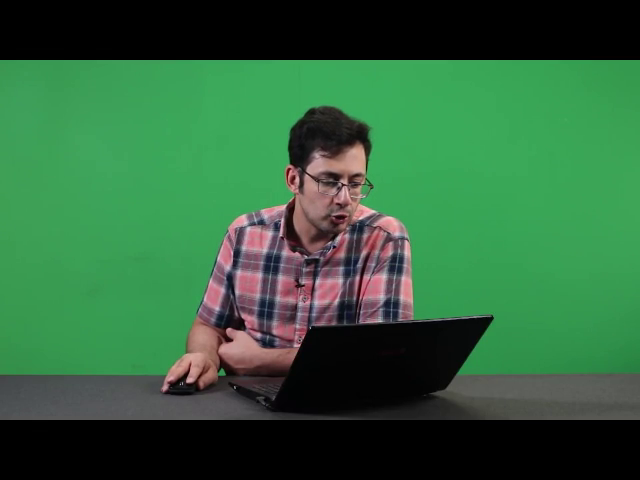
#> input picture frame 26 of videos/akhavan-green-bg.mp4, 640 x 480 px, given in place of the camera
$ jupyter execute 15-Saving-a-video.ipynb   (text cells are left out)
#> lines starting #> are read from the running program, lines starting #| are printed output that depends on the picture; pictures that were not available may be replaced by others from this repository, and a replacement may not be noted
[cell 1]
import numpy as np
import cv2
cap = cv2.VideoCapture(0)

# Define the codec and create VideoWriter object
fourcc = cv2.VideoWriter_fourcc(*'XVID')
out = cv2.VideoWriter('output.avi', fourcc, 20.0, (640,  480))
while cap.isOpened():
    ret, frame = cap.read()
#> frame is the input picture: shape (480, 640, 3); mean B, G, R 60.4, 98.2, 48.8
    if not ret:
        print("Can't receive frame (stream end?). Exiting ...")
        break
    frame = cv2.flip(frame, 1)
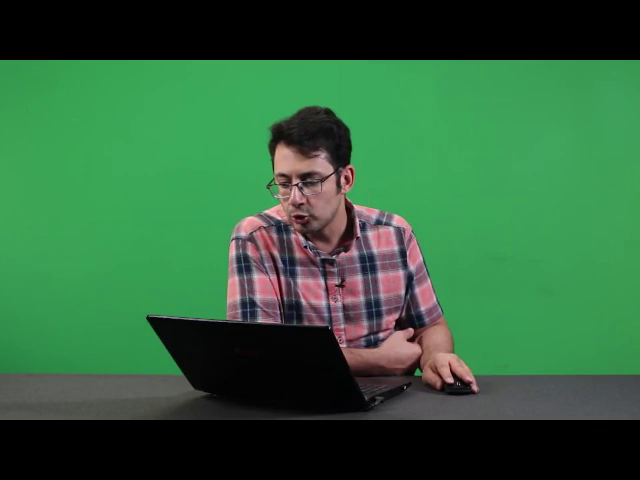
#> frame: shape (480, 640, 3); mean B, G, R 60.4, 98.2, 48.8
    # write the flipped frame
    out.write(frame)
    cv2.imshow('frame', frame)
    if cv2.waitKey(1) == ord('q'):
#> (key q is pressed here)
        break
# Release everything if job is finished
cap.release()
out.release()
cv2.destroyAllWindows()

[cell 2]
import cv2

# Load video clip
cap = cv2.VideoCapture('./videos/race_car.mp4')

# Get the height and width of the frame (required to be an interger)
w = int(cap.get(3))
h = int(cap.get(4))

# Define the codec and create VideoWriter object. The output is stored in '*.avi' file.
out = cv2.VideoWriter('race_car_gray.avi', cv2.VideoWriter_fourcc('M','J','P','G'), cap.get(cv2.CAP_PROP_FPS), (w, h), False)

while True:

    ret, frame = cap.read()

    if ret == True:
        gray = cv2.cvtColor(frame, cv2.COLOR_BGR2GRAY)
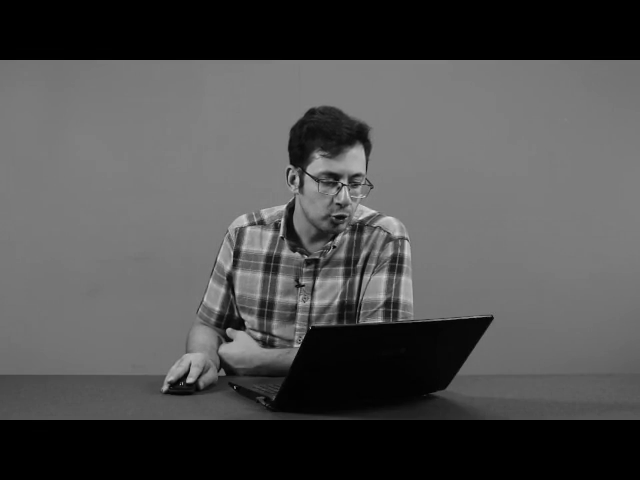
#> gray: shape (480, 640); min 0, max 226, mean 79.1
        out.write(gray)
    else:
        print("Done")
        break

cap.release()
out.release()
cv2.destroyAllWindows()

$ run again, starting later in the video
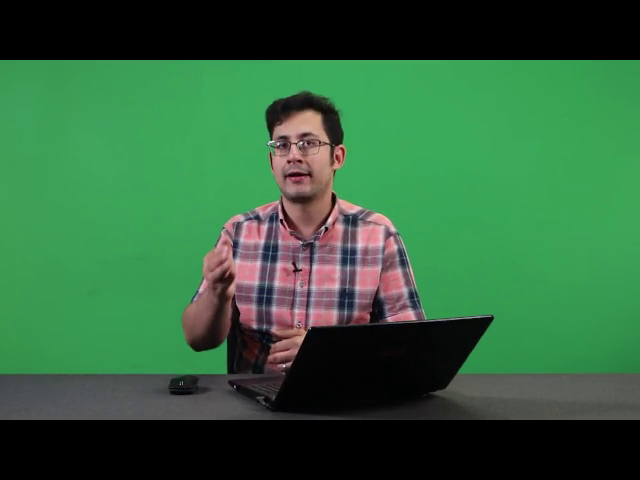
#> input picture frame 117 of videos/akhavan-green-bg.mp4, 640 x 480 px, given in place of the camera
#> frame is the input picture: shape (480, 640, 3); mean B, G, R 60.8, 98.6, 49.6
#> `frame = cv2.flip(frame, 1)`:
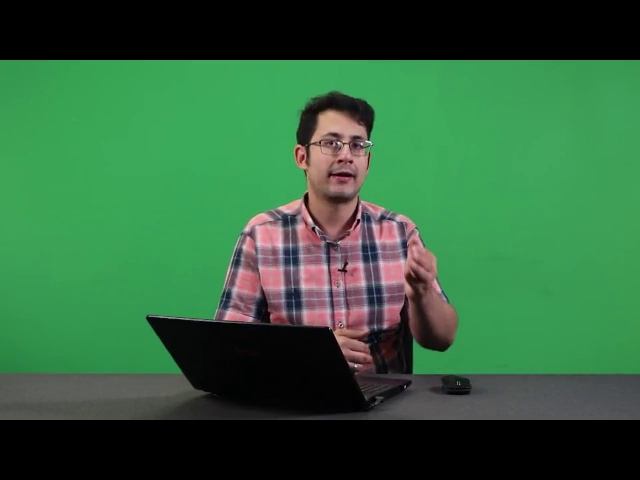
#> frame: shape (480, 640, 3); mean B, G, R 60.8, 98.6, 49.6
#> `gray = cv2.cvtColor(frame, cv2.COLOR_BGR2GRAY)`:
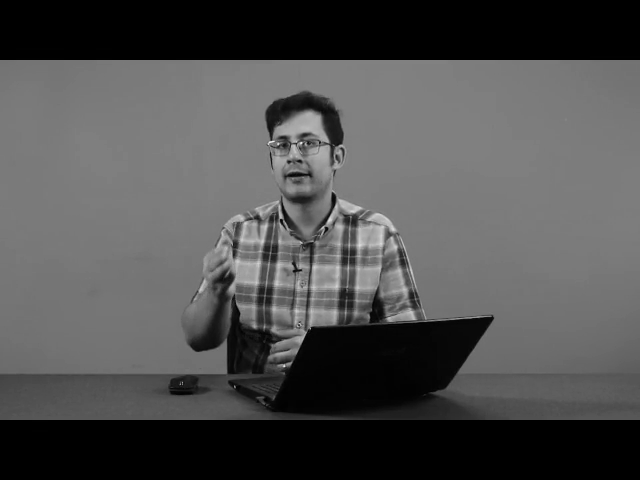
#> gray: shape (480, 640); min 0, max 237, mean 79.6

$ run again, starting later in the video
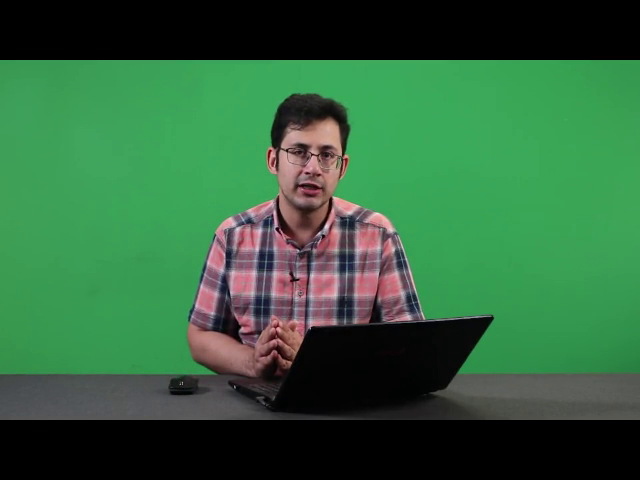
#> input picture frame 208 of videos/akhavan-green-bg.mp4, 640 x 480 px, given in place of the camera
#> frame is the input picture: shape (480, 640, 3); mean B, G, R 61.1, 98.6, 49.9
#> `frame = cv2.flip(frame, 1)`:
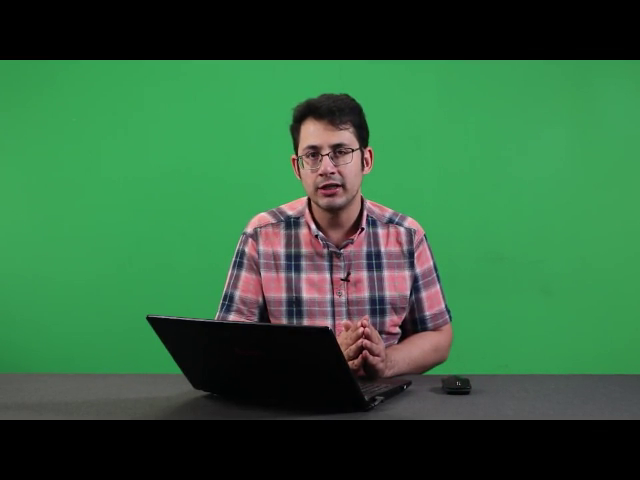
#> frame: shape (480, 640, 3); mean B, G, R 61.1, 98.6, 49.9
#> `gray = cv2.cvtColor(frame, cv2.COLOR_BGR2GRAY)`:
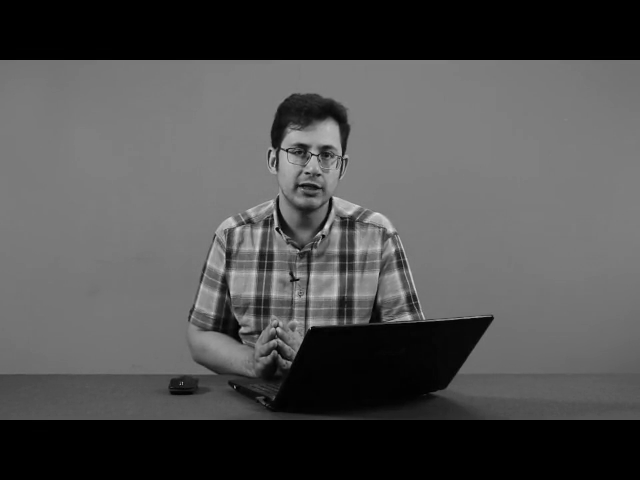
#> gray: shape (480, 640); min 0, max 228, mean 79.7
